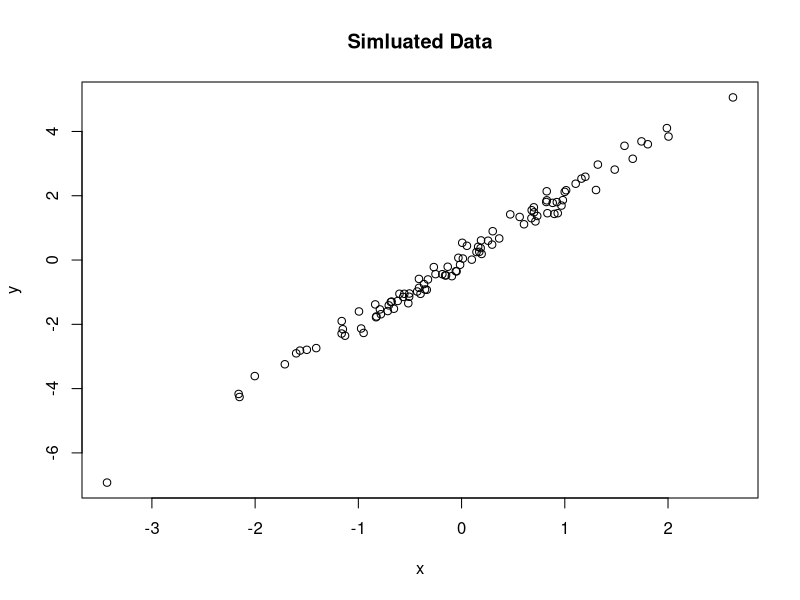

This figure's R source:
#simulate plot data
#Natalie Melkonoff
#nmelkonoff@email.arizona.edu
#2021-03-23

#simlulate data from normal distribution
x <- rnorm(n = 100)
y <- 2 * x + rnorm(n = 100, sd = 0.2)

#plot simulated data
plot(x = x, y = y, main = "Simluated Data")
